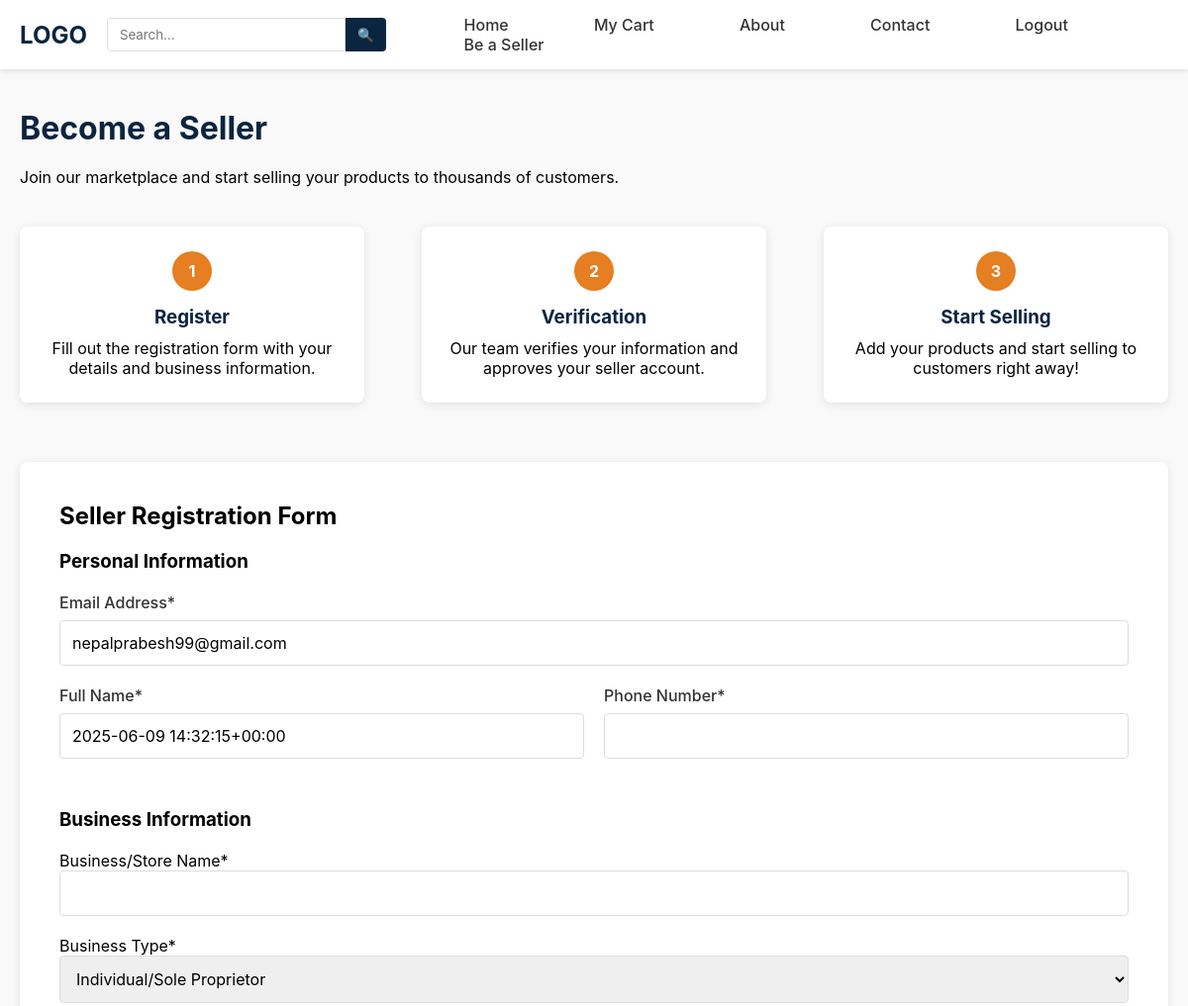
The app's page /registerseller/ (signed in, upper part), older data.
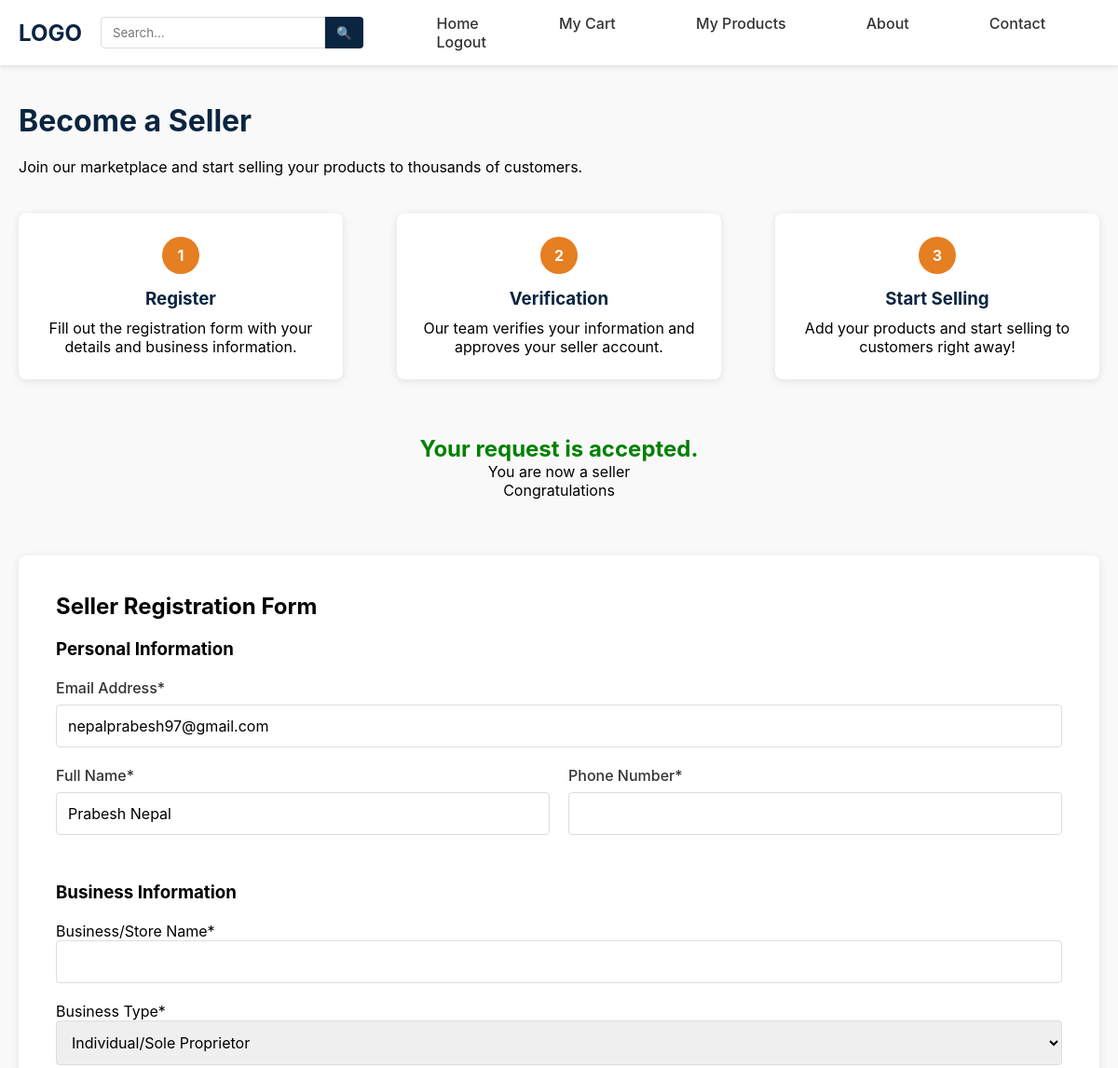
The same page, newer data.
### dashboard/models.py (models this page shows, shortened)
class CustomUser(AbstractBaseUser,PermissionsMixin):
    first_name = models.CharField(max_length=64)
    email = models.EmailField(unique=True)
    phone_no = models.IntegerField(unique=True)
    is_staff = models.BooleanField(default=False)
    is_active = models.BooleanField(default=True)
    is_seller = models.BooleanField(default=False)
    objects = CustomUserManager()
    USERNAME_FIELD = 'email'
    REQUIRED_FIELDS = ['phone_no']

### dashboard/views.py (the view)
# urls.py: path('registerseller/',views.registerseller,name='registerseller'),
@login_required(redirect_field_name='login')
def registerseller(request):
    filled = False
    if RegisterSeller.objects.filter(registered_by = request.user).exists():
        filled = True
    if request.method == 'POST':
        if not filled:
            form = RegisterSellerForm(request.POST, request.FILES)
            if form.is_valid():
                seller = form.save(registered_by=request.user)
                messages.success(request,'Sucessfully Submitted ! Please wait for the teams\' review.')
            else:
                messages.error(request,form.errors)
        else:
            messages.error(request,'Form already filled. Please wait a while. ')
        return redirect('seller')
    else:
        form = RegisterSellerForm()
    return render(request,'registerseller.html',{'form' : form ,'filled':filled})

### dashboard/templates/registerseller.html (shortened to what this page needs)
{% extends 'base.html' %}
{% load static %}
{% block css %}
<link rel="stylesheet" href="{% static 'dashboard/css/regitserseller.css' %}">
{% endblock %}
{% block maincontent %}
<div class="main-content">
    <h1>Become a Seller</h1>
    <p>Join our marketplace and start selling your products to thousands of customers.</p>
    <div class="steps-container">
        <div class="step">
            <div class="step-number">1</div>
            <h3>Register</h3>
            <p>Fill out the registration form with your details and business information.</p>
        </div>
        <div class="step">
            <div class="step-number">2</div>
            <h3>Verification</h3>
            <p>Our team verifies your information and approves your seller account.</p>
        </div>
        <div class="step">
            <div class="step-number">3</div>
            <h3>Start Selling</h3>
            <p>Add your products and start selling to customers right away!</p>
        </div>
    </div>
    {% if request.user.is_seller %}
        <div class="response">
            <h2 class="highlight-green">Your request is accepted.</h2>
            <p>You are now a seller</p>
            <p>Congratulations</p>
            <br>
        </div>
    {% endif %}
    <div class="registration-form">
        <h2>Seller Registration Form</h2>
        <br>
                <form id="seller-form" method="post" enctype="multipart/form-data">
                    <h3>Personal Information</h3>
                    <br>
                    <div class="form-row">
                        <div class="form-group">
                            <label for="email">Email Address*</label>
                            <input type="email" id="email" name="email" value="{{ request.user.email }}" readonly required>
                        </div>
                    </div>
                    <div class="form-row">
                        <div class="form-group">
                            <label for="first-name">Full Name*</label>
                            <input type="text" id="first-name" name="first-name" value="{{ request.user.first_name }}" readonly required>
                        </div>
                        <div class="form-group">
                            <label for="phone">Phone Number*</label>
                            <input type="tel" id="phone" name="phone" value="{{ request.user.phone }}" readonly required>
                        </div>
                    </div>
                    <h3 style="margin-top: 30px;">Business Information</h3>
                    <br>
                    <div class="form-group">
                        {{ form.store_name.label }}
                        {{ form.store_name }}
                    </div>
                    <div class="form-group">
                        {{ form.business_type.label }}
                        {{ form.business_type }}
                    </div>
                    <br>
                </form>
    </div>
</div>
{% endblock %}

Row changes from the older to the newer data that the page shows:
changed CustomUser: is_seller False → True (drawn); email "nepalprabesh99@gmail.com" → "nepalprabesh97@gmail.com"; first-name "2025-06-09 14:32:15+00:00" → "Prabesh Nepal"
Text that changed along with them:
text no longer shown: "Be a Seller"
text now shown: "My Products Your request is accepted. You are now a seller Congratulations"
